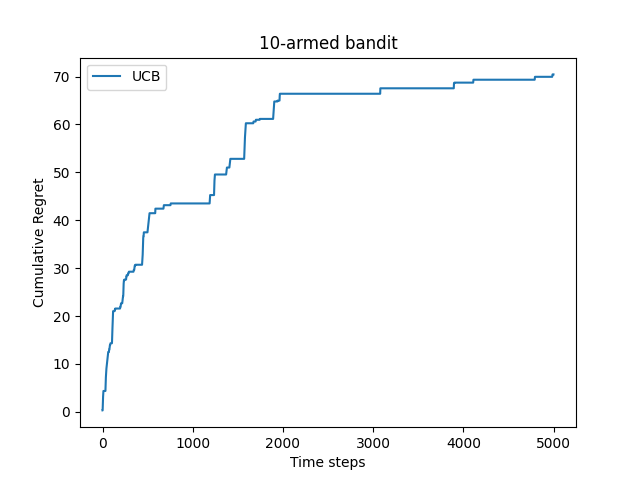

Python code for this plot:
import numpy as np
import matplotlib.pyplot as plt 
from plot_results import plot_results  # 确保你有这个函数的定义或导入

class BernoulliBandit:
    def __init__(self, K) -> None:
        self.probs = np.random.uniform(size=K)  # 随机生成一组概率
        self.best_idx = np.argmax(self.probs)  # 找到最大概率的拉杆
        self.best_prob = self.probs[self.best_idx]  # 获得最大的获奖概率
        self.K = K

    def step(self, k):
        if np.random.rand() < self.probs[k]:
            return 1
        else:
            return 0
        
np.random.seed(1)
K = 10
bandit_10_arm = BernoulliBandit(K)
print(f"生成了一个{K}臂老虎机")
print(f"获奖概率最佳的拉杆是{bandit_10_arm.best_idx},概率是{bandit_10_arm.best_prob}")


class Solver:
    def __init__(self, bandit):
        self.bandit = bandit
        self.counts = np.zeros(self.bandit.K)  # 每个拉杆次数的初始值为0
        self.action = []
        self.regrets = []
        self.regret = 0

    # 根据策略选择动作
    def run_one_step(self):
        raise NotImplementedError

    def update_regret(self, k):
        self.regret += self.bandit.best_prob - self.bandit.probs[k]
        self.regrets.append(self.regret)

    def run(self, num_step):
        for _ in range(num_step):
            k = self.run_one_step() 
            self.counts[k] += 1 
            self.update_regret(k)  # 根据动作获得奖励
            self.action.append(k)  # 更新累计懊悔和计数


class UCB(Solver):

    def __init__(self, bandit, coef, init_prob=1.0):
        super(UCB, self).__init__(bandit)
        self.estimates = np.array([init_prob] * self.bandit.K)  # 修正拼写错误
        self.total_count = 0
        self.coef = coef  # 确定不确定性比重的系数

    def run_one_step(self):
        self.total_count += 1
        ucb = self.estimates + self.coef * np.sqrt(np.log(self.total_count) / (2 * (self.counts + 1)))
        k = np.argmax(ucb)
        r = self.bandit.step(k)  # 调用 step 方法并传入动作 k
        self.estimates[k] += 1 / (self.counts[k] + 1) * (r - self.estimates[k])  # 更新估计值
        return k

np.random.seed(1)
coef = 1 
UCB_solver = UCB(bandit_10_arm, coef)
UCB_solver.run(5000)
print('上置信界算法的累计懊悔为：', UCB_solver.regret)
plot_results([UCB_solver], ['UCB'])  # 修正为平铺列表
